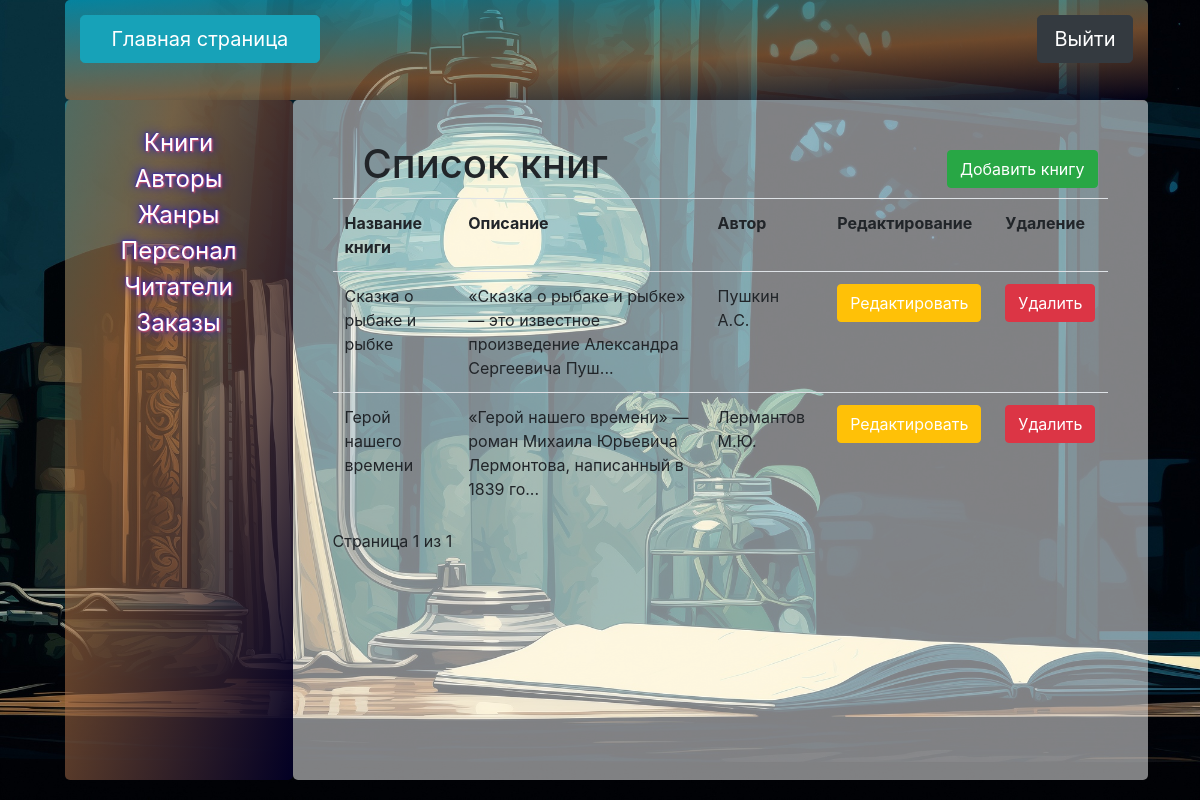
/users/books/?page=2 (signed in), run on an earlier commit of the app's database.
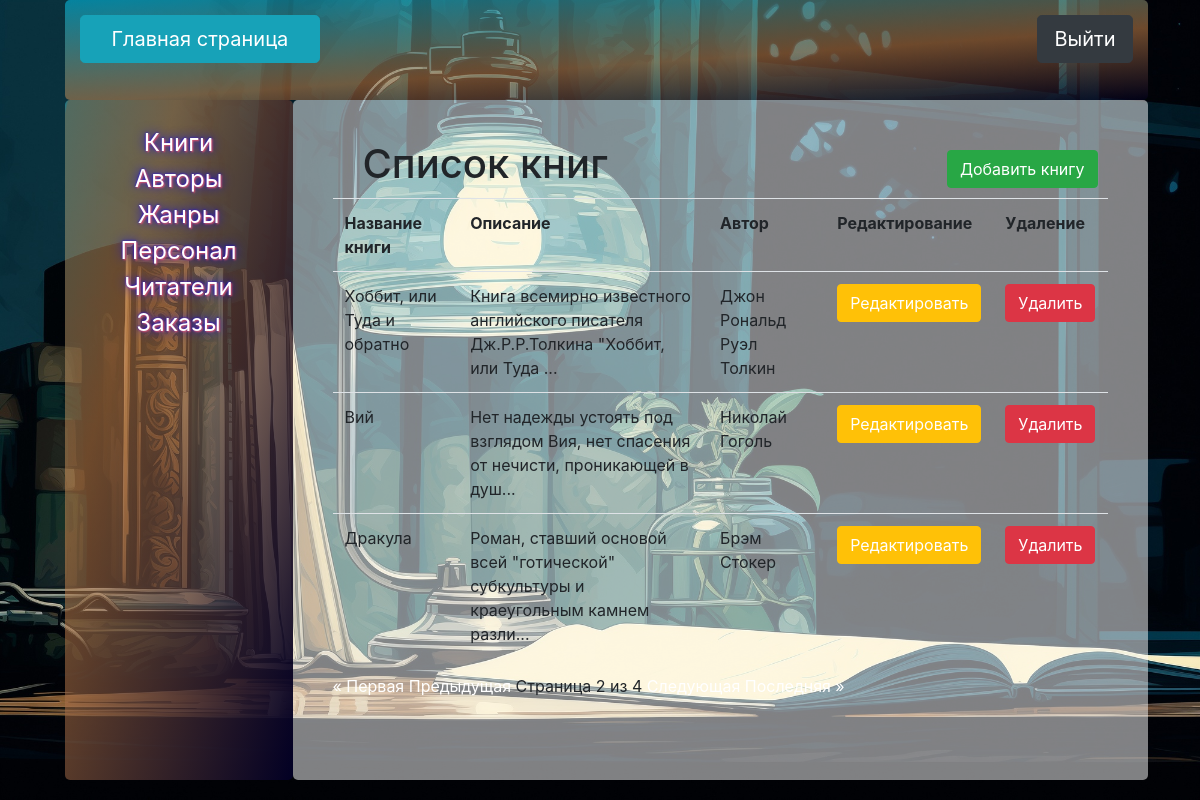
And on a later commit of the database.
### Books/models.py (models this page shows, shortened)
class Books(models.Model):
    name = models.CharField(max_length=255)
    count = models.IntegerField()
    authors = models.ManyToManyField(Authors, blank=True)
    genres = models.ManyToManyField(Genres, blank=True)
    slug = models.SlugField(default="", null=False)
    description = models.TextField(default="")
    publishingYear = models.PositiveIntegerField(default=1)
    price = models.CharField(max_length=20, default='0.00')
    publication = models.CharField(max_length=100, default="no_publication")
    binding = models.CharField(max_length=50, default='no_binding')

### authors/models.py (models this page shows, shortened)
class Authors(models.Model):
    name = models.CharField(max_length=255, blank=True, null=True)
    description = models.CharField(max_length=255, default='No description', blank=True, null=True)
    slug = models.SlugField(default="", null=False)
    banner = models.ImageField(default="Гоголь.jpg", blank=True)

### users/views.py (the view)
# urls.py: path('', views.books_list, name='main_page'),
@login_required
def books_list(request):
    books = Books.objects.all()
    paginator = Paginator(books,3) # 4 книг на странице
    page_number = request.GET.get('page')
    page_obj = paginator.get_page(page_number)
    return render(request,'users/books/book_list.html',{'page_obj':page_obj})

### users/templates/users/books/book_list.html
{% extends 'admin.html' %}
{% block admin %}
<div class="box-author">
    <div class="create">
        <h1>Список книг</h1>
        <button type="button" class="btn btn-success"><a href="{% url 'users:books_create' %}">Добавить книгу</a></button>
    </div>
    <table class="table">
        <tr>
            <th>Название книги</th>
            <th>Описание</th>
            <th>Автор</th>
            <th>Редактирование</th>
            <th>Удаление</th>
        </tr>
        {% for book in page_obj %}
        <tr>
            <td>{{ book.name }}</td>
            <td> {{ book.description|slice:":80" }}{% if book.description|length > 80 %}...{% endif %}</td>
            <td>{% for author in book.authors.all %}
                {{ author.name }}{% if not forloop.last %}, {% endif %}
                {% endfor %}</td>
            <td><button type="button" class="btn btn-warning"><a
                        href="{% url 'users:books_update' book.pk %}">Редактировать</a></button></td>
            <td><button type="button" class="btn btn-danger"><a
                        href="{% url 'users:books_delete' book.pk %}">Удалить</a></button></td>
        </tr>
        {% endfor %}
    </table>
    <div class="pagination">
        <span class="step-links">
            {% if page_obj.has_previous %}
                <a href="?page=1">&laquo; Первая</a>
                <a href="?page={{ page_obj.previous_page_number }}">Предыдущая</a>
            {% endif %}
            <span>Страница {{ page_obj.number }} из {{ page_obj.paginator.num_pages }}</span>
            {% if page_obj.has_next %}
                <a href="?page={{ page_obj.next_page_number }}">Следующая</a>
                <a href="?page={{ page_obj.paginator.num_pages }}">Последняя &raquo;</a>
            {% endif %}
        </span>
    </div>
</div>
{% endblock %}

What changed in the data, as far as the page shows it:
no longer on this page (row unchanged): Books: name "Сказка о рыбаке и рыбке", description "«Сказка о рыбаке и рыбке» — это известное произведение Александра Сергеевича Пуш"
no longer on this page (row unchanged): Authors: name "Пушкин А.C.", shown under "Сказка о рыбаке и рыбке"
no longer on this page (row unchanged): Books: name "Герой нашего времени", description "«Герой нашего времени» — роман Михаила Юрьевича Лермонтова, написанный в 1839 го"
no longer on this page (row unchanged): Authors: name "Лермантов М.Ю.", shown under "Герой нашего времени"
added Books: name "Хоббит, или Туда и обратно", description "Книга всемирно известного английского писателя Дж.Р.Р.Толкина \"Хоббит, или Туда"
added Authors: name "Джон Рональд Руэл Толкин", shown under "Хоббит, или Туда и обратно"
added Books: name "Вий", description "Нет надежды устоять под взглядом Вия, нет спасения от нечисти, проникающей в душ"
added Authors: name "Николай Гоголь", shown under "Вий"
added Books: name "Дракула", description "Роман, ставший основой всей \"готической\" субкультуры и краеугольным камнем разли"
added Authors: name "Брэм Стокер", shown under "Дракула"
Also different on the page:
{{ page_obj.number }}: "1" → "2"
{{ page_obj.paginator.num_pages }}: "1" → "4"
text now shown: "« Первая Предыдущая Следующая Последняя »"
